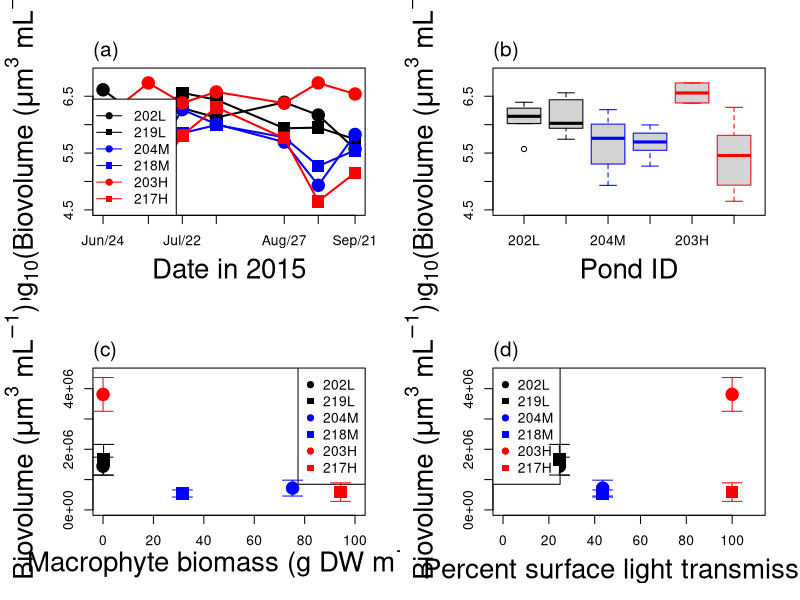

R code for this plot:
### Figure S8 in Yamamichi et al. 
### A shady phytoplankton paradox: When phytoplankton increases under low light

panelLabel=function(text) mtext(text,side=3,adj=0,cex=1.25,line=0.5); 
dev.new(width=13,height=10); 
par(mfrow = c(2,2), mar=c(5, 5.5, 4, 2) + 0.1)
cols <- c("black", "black", "blue", "blue", "red", "red")
pchs <- c(19, 15, 19, 15, 19, 15)

# Data
read.csv("biomass.csv",header=TRUE)->dat
da<-t(dat[,-1])


## Fig. S8a
# Time-series of biovolume
date<-c("2015/6/24","2015/7/10","2015/7/22","2015/8/3","2015/8/27","2015/9/8","2015/9/21")
type <- unique(dat[, 1])

plot(as.POSIXct(date), log10(dat[1,-1]), type = "n", ylim = c(4.5, 6.9), xlab = "Date in 2015", ylab = expression(paste("log"[10], "(Biovolume (", mu, m^{3}, " m", L^{-1},  "))")), cex.lab=2, xaxt="n")
panelLabel("(a)");
axis.POSIXct(1, at=date, format="%b/%d")
for (i in 1:length(type)) {
  m <- apply(dat[dat[, 1] == type[i], -1], 2, mean)
  points(as.POSIXct(date), log10(m), col = cols[i], pch = pchs[i], cex=2)
  lines(as.POSIXct(date), log10(m), col = cols[i], lwd=2)
}
legend("bottomleft", legend = dat[, 1], pch = pchs, lty = 1, col = cols)


## Fig. S8b
# Boxplot of biovolume
boxplot(log10(da[-1,1]), log10(da[-1,2]), log10(da[-1,3]), log10(da[-1,4]), log10(da[-1,5]), log10(da[-1,6]), names=dat[,1], border=cols, xlab="Pond ID", ylab = expression(paste("log"[10], "(Biovolume (", mu, m^{3}, " m", L^{-1},  "))")), cex.lab=2, ylim=c(4.5, 6.9))
panelLabel("(b)");


## Fig. S8c
# Biovolume vs. macrophyte biomass
macro<-c(0, 0.221, 75.2, 31.5, 0, 94.3)
plank<-c(mean(da[-1,1]), mean(da[-1,2]), mean(da[-1,3]), mean(da[-1,4]), mean(da[-1,5]), mean(da[-1,6]))
plase<-c(sd(da[-1,1])/sqrt(nrow(da)-1), sd(da[-1,2])/sqrt(nrow(da)-1), sd(da[-1,3])/sqrt(nrow(da)-1), 
	sd(da[-1,4])/sqrt(nrow(da)-1), sd(da[-1,5])/sqrt(nrow(da)-1), sd(da[-1,6])/sqrt(nrow(da)-1))

# 202L
x<-macro[1]; y<-plank[1]; y1<-plase[1];
plot(x, y, xlim=c(0,100), ylim=c(0,4500000), xlab=expression(paste("Macrophyte biomass (g DW ", m^{-2}, ")")), ylab=expression(paste("Biovolume (", mu, m^{3}, " m", L^{-1},  ")")), pch=19, col=1, cex=2, cex.lab=2)
arrows(x, y, x, y-y1, angle = 90, length = 0.1, col = 1)
arrows(x, y, x, y+y1, angle = 90, length = 0.1, col = 1)
panelLabel("(c)");
legend("topright", legend = dat[,1], pch = pchs, col = cols)

# 219L-217H
for(i in 2:6){
	x<-macro[i]; y<-plank[i]; y1<-plase[i];
	arrows(x, y, x, y-y1, angle = 90, length = 0.1, col = cols[i])
	arrows(x, y, x, y+y1, angle = 90, length = 0.1, col = cols[i])
	lines(x,y,pch=pchs[i],col=cols[i],type="p",cex=2)
}

cor.test(macro,plank,method="spearman")


## Fig. S8d
# Biovolume vs. light intensity
light<-c(24.6, 24.6, 43.5, 43.5, 100, 100)

# 202L
x<-light[1]; y<-plank[1]; y1<-plase[1];
plot(x, y, xlim=c(0,110), ylim=c(0,4500000), xlab="Percent surface light transmission", ylab=expression(paste("Biovolume (", mu, m^{3}, " m", L^{-1},  ")")), pch=19, col=1, cex=2, cex.lab=2)
arrows(x, y, x, y-y1, angle = 90, length = 0.1, col = 1)
arrows(x, y, x, y+y1, angle = 90, length = 0.1, col = 1)
panelLabel("(d)");
legend("topleft", legend = dat[,1], pch = pchs, col = cols)

# 219L-217H
for(i in 2:6){
	x<-light[i]; y<-plank[i]; y1<-plase[i];
	arrows(x, y, x, y-y1, angle = 90, length = 0.1, col = cols[i])
	arrows(x, y, x, y+y1, angle = 90, length = 0.1, col = cols[i])
	lines(x,y,pch=pchs[i],col=cols[i],type="p",cex=2)
}